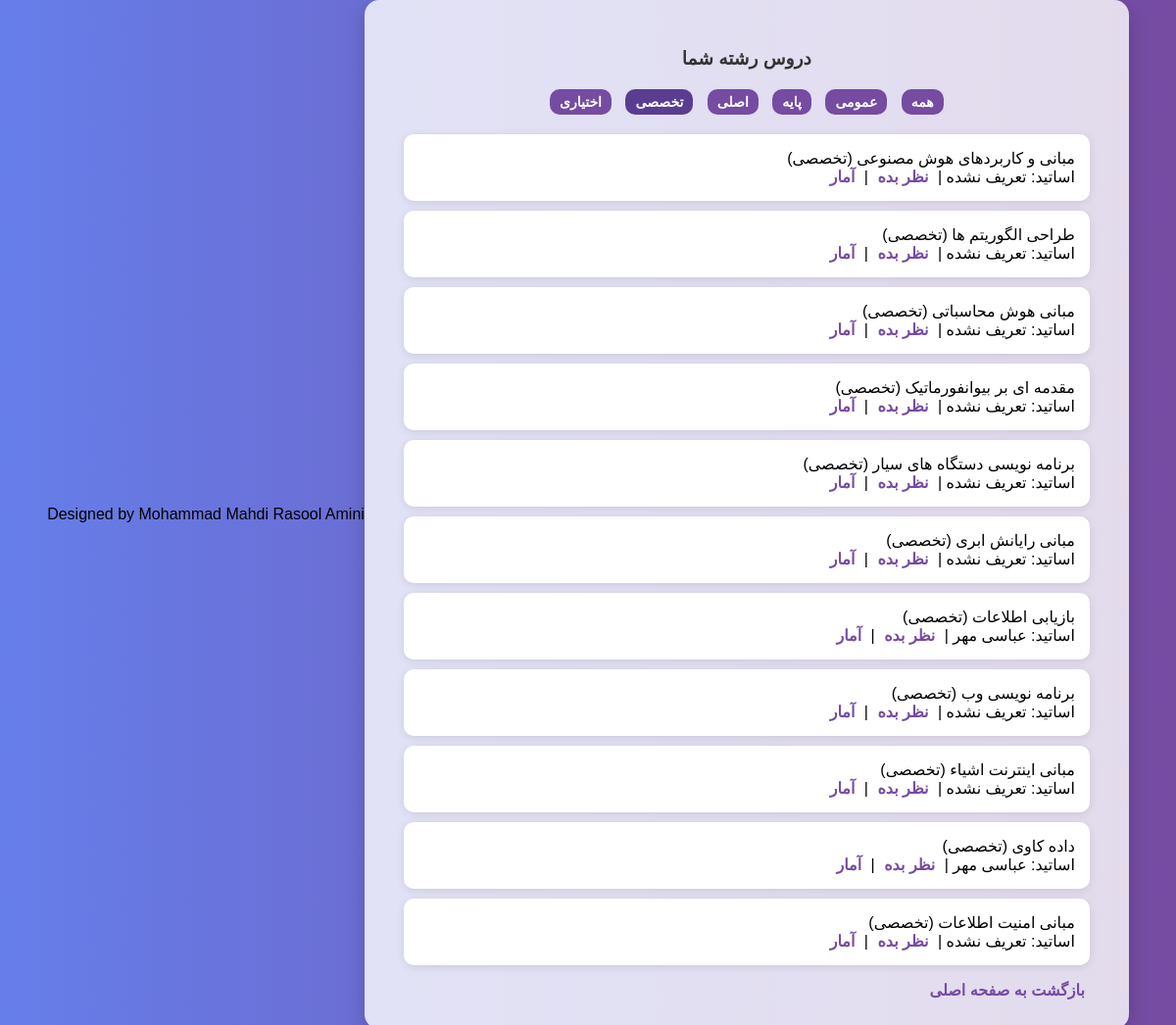
Screenshot of /courses?category=تخصصی (signed in) with the database file from the repository.
### tables this page shows
CREATE TABLE Courses (
    id INTEGER PRIMARY KEY AUTOINCREMENT,
    name TEXT
, category TEXT);

### app.py (the view)
@app.route("/courses")
def courses():
    if "student_id" not in session:
        return redirect("/")
    category_filter = request.args.get("category")
    db = get_db()
    query = """
        SELECT c.id, c.name, c.category, GROUP_CONCAT(p.name, ', ') as professors
        FROM Courses c
        JOIN CourseMajor cm ON c.id = cm.course_id
        LEFT JOIN CourseProfessor cp ON c.id = cp.course_id
        LEFT JOIN Professors p ON cp.professor_id = p.id
        WHERE cm.major_id = ?
    """
    params = [session["major_id"]]
    if category_filter:
        query += " AND c.category = ?"
        params.append(category_filter)
    query += " GROUP BY c.id"
    courses = db.execute(query, params).fetchall()
    db.close()
    return render_template("courses.html", courses=courses, selected_category=category_filter)

### app.py (called while the page is built)
def get_db():
    conn = sqlite3.connect("ratings.db")
    conn.row_factory = sqlite3.Row
    return conn

### templates/courses.html (shortened to what this page needs)
<!DOCTYPE html>
<html lang="fa" dir="rtl">
<head>
</head>
<body>
  <div class="card">
    <h3>دروس رشته شما</h3>
    <div class="filters">
      <a href="/courses" class="{{ 'selected' if not selected_category }}">همه</a>
      <a href="/courses?category=عمومی" class="{{ 'selected' if selected_category == 'عمومی' }}">عمومی</a>
      <a href="/courses?category=پایه" class="{{ 'selected' if selected_category == 'پایه' }}">پایه</a>
      <a href="/courses?category=اصلی" class="{{ 'selected' if selected_category == 'اصلی' }}">اصلی</a>
      <a href="/courses?category=تخصصی" class="{{ 'selected' if selected_category == 'تخصصی' }}">تخصصی</a>
      <a href="/courses?category=اختیاری" class="{{ 'selected' if selected_category == 'اختیاری' }}">اختیاری</a>
    </div>
    <ul>
      {% for course in courses %}
        <li>
          {{ course.name }} ({{ course.category or 'دسته‌بندی نشده' }})<br>
          اساتید: {{ course.professors or 'تعریف نشده' }}
          | <a href="/rate/{{ course.id }}">نظر بده</a>
          | <a href="/stats/{{ course.id }}">آمار</a>
        </li>
      {% endfor %}
    </ul>
    <a href="/">بازگشت به صفحه اصلی</a>
  </div>
  <div class="footer">
    Designed by Mohammad Mahdi Rasool Amini
  </div>
</body>
</html>

### templates/courses.html (style rules this page uses)
body { font-family: 'Vazirmatn', sans-serif; background: linear-gradient(to right, #667eea, #764ba2); margin: 0; padding: 0; display: flex; align-items: center; justify-content: center; min-height: 100vh; }
.card { background-color: #ffffffcc; padding: 30px 40px; border-radius: 15px; box-shadow: 0 8px 20px rgba(0, 0, 0, 0.2); width: 90%; max-width: 700px; text-align: right; }
h3 { color: #333; margin-bottom: 20px; text-align: center; }
ul { list-style: none; padding: 0; }
li { background: #fff; padding: 15px; margin-bottom: 10px; border-radius: 10px; box-shadow: 0 2px 8px rgba(0,0,0,0.1); transition: transform 0.2s; }
a { color: #764ba2; text-decoration: none; margin: 0 5px; font-weight: bold; }
.filters { margin-bottom: 20px; text-align: center; }
.filters a { background: #764ba2; color: white; padding: 5px 10px; margin: 0 5px; border-radius: 10px; font-size: 14px; display: inline-block; }
.filters a.selected { background: #5a3d91; }

### rows the page displays
Courses: name "مبانی و کاربردهای هوش مصنوعی", category "تخصصی", professors "تعریف نشده"
Courses: name "طراحی الگوریتم ها", category "تخصصی", professors "تعریف نشده"
Courses: name "مبانی هوش محاسباتی", category "تخصصی", professors "تعریف نشده"
Courses: name "مقدمه ای بر بیوانفورماتیک", category "تخصصی", professors "تعریف نشده"
Courses: name "برنامه نویسی دستگاه های سیار", category "تخصصی", professors "تعریف نشده"
Courses: name "مبانی رایانش ابری", category "تخصصی", professors "تعریف نشده"
Courses: name "بازیابی اطلاعات", category "تخصصی", professors "عباسی مهر"
Courses: name "برنامه نویسی وب", category "تخصصی", professors "تعریف نشده"
Courses: name "مبانی اینترنت اشیاء", category "تخصصی", professors "تعریف نشده"
Courses: name "داده کاوی", category "تخصصی", professors "عباسی مهر"
Courses: name "مبانی امنیت اطلاعات", category "تخصصی", professors "تعریف نشده"
